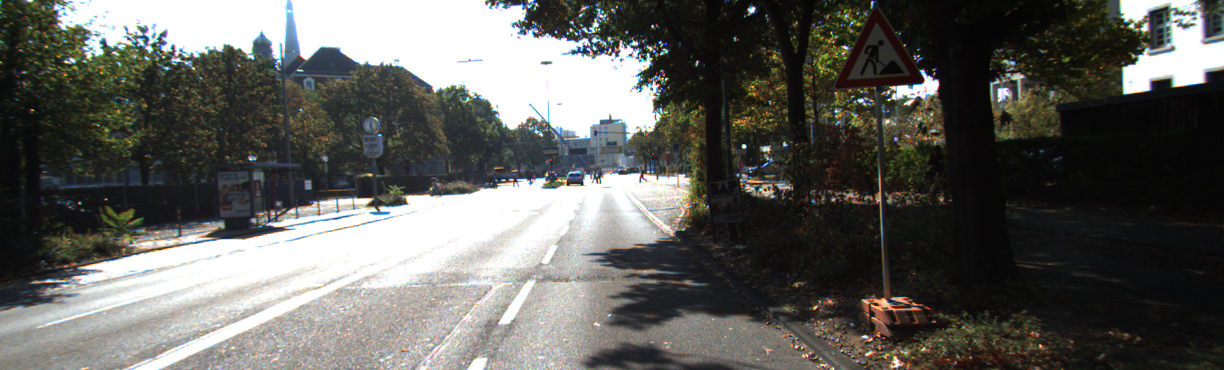
%> input picture tests/test_data/cv/img_rgb.png, 1224 x 370 px
$ octave image_read_write.m   (GNU Octave 9; MATLAB toolbox functions it lacks are replaced by stand-ins)
%> lines starting %> are read from the running program, lines starting %| are printed output that depends on the picture
% Helper script to read in image data and write the channel/pixel it to a file
% This was used to generate the true data for CV unit tests
% The data is written as a binary file of [r, g, b, r, g, b, ....] so we can read it in one big
% chunk in c/c++ and not require an external library for reading png/jpg/etc data

%% Generate true RGB image data
img = imread("/home/atc/cerberus/tests/test_data/cv/img_rgb.png");
%> img is the input picture: size 370x1224x3 uint8; mean R, G, B 96.3, 96.2, 92.3

% Transpose the image to switch rows and columns
% This is done because by default matlab will write the image in a column major order by default
% and we want row major for the unit tests
img_transposed = permute(img, [2, 1, 3]);
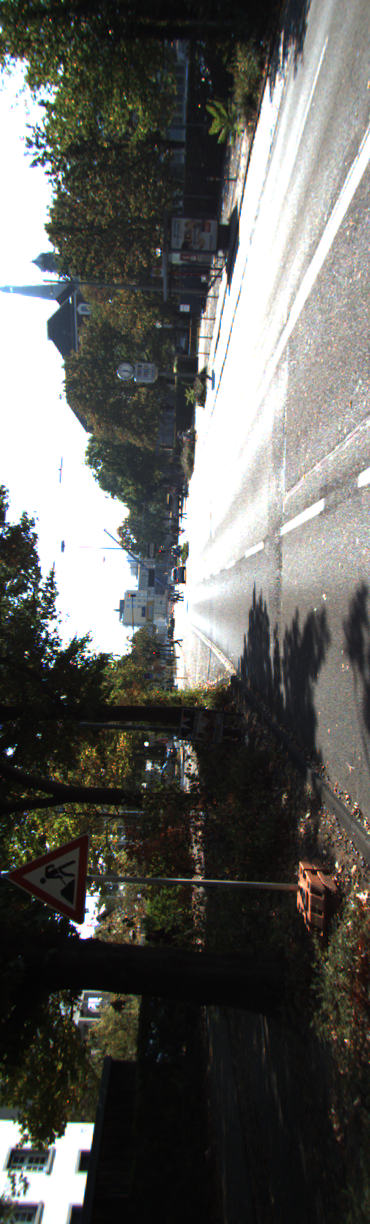
%> img_transposed: size 1224x370x3 uint8; mean R, G, B 96.3, 96.2, 92.3; mean of the top-left, top-right, bottom-left and bottom-right quarters 117.5, 171, 49.7, 41.5

[rows, cols, ~] = size(img)
%> rows = 370; cols = 1224

pixel_data = reshape(img, rows * cols * 3, 1);
fileID = fopen('/home/atc/cerberus/tests/test_data/cv/true_rgb.bin', 'w');
fwrite(fileID, pixel_data, 'uint8');
fclose(fileID);

%% Generate true greyscale image data
img = imread("/home/atc/cerberus/tests/test_data/cv/img_grey.png");
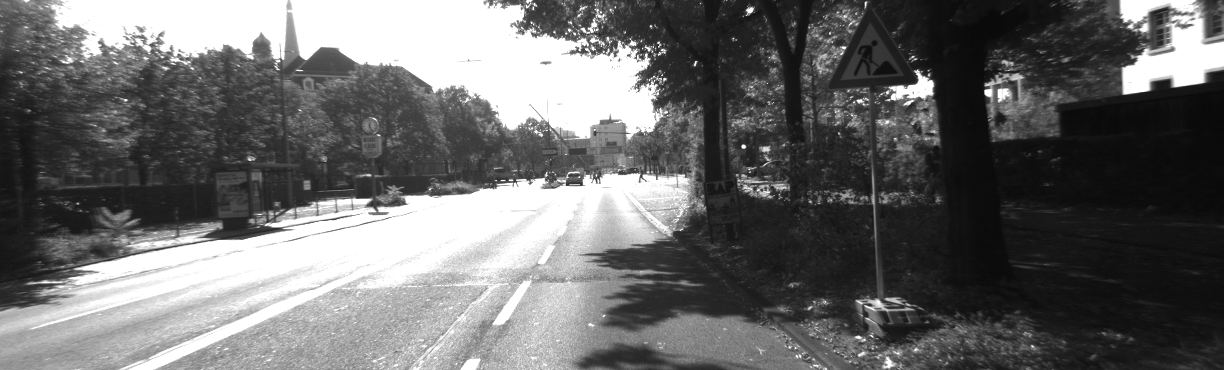
%> input picture tests/test_data/cv/img_grey.png, 1224 x 370 px
%> img is the input picture: size 370x1224 uint8; min 8, max 255, mean 106.3


[rows, cols, ~] = size(img)

% Transpose the image to switch rows and columns
% This is done because by default matlab will write the image in a column major order by default
% and we want row major for the unit tests
pixel_data = reshape(img', rows * cols * 1, 1);
fileID = fopen('/home/atc/cerberus/tests/test_data/cv/true_grey.bin', 'w');
fwrite(fileID, pixel_data, 'uint8');
fclose(fileID);
